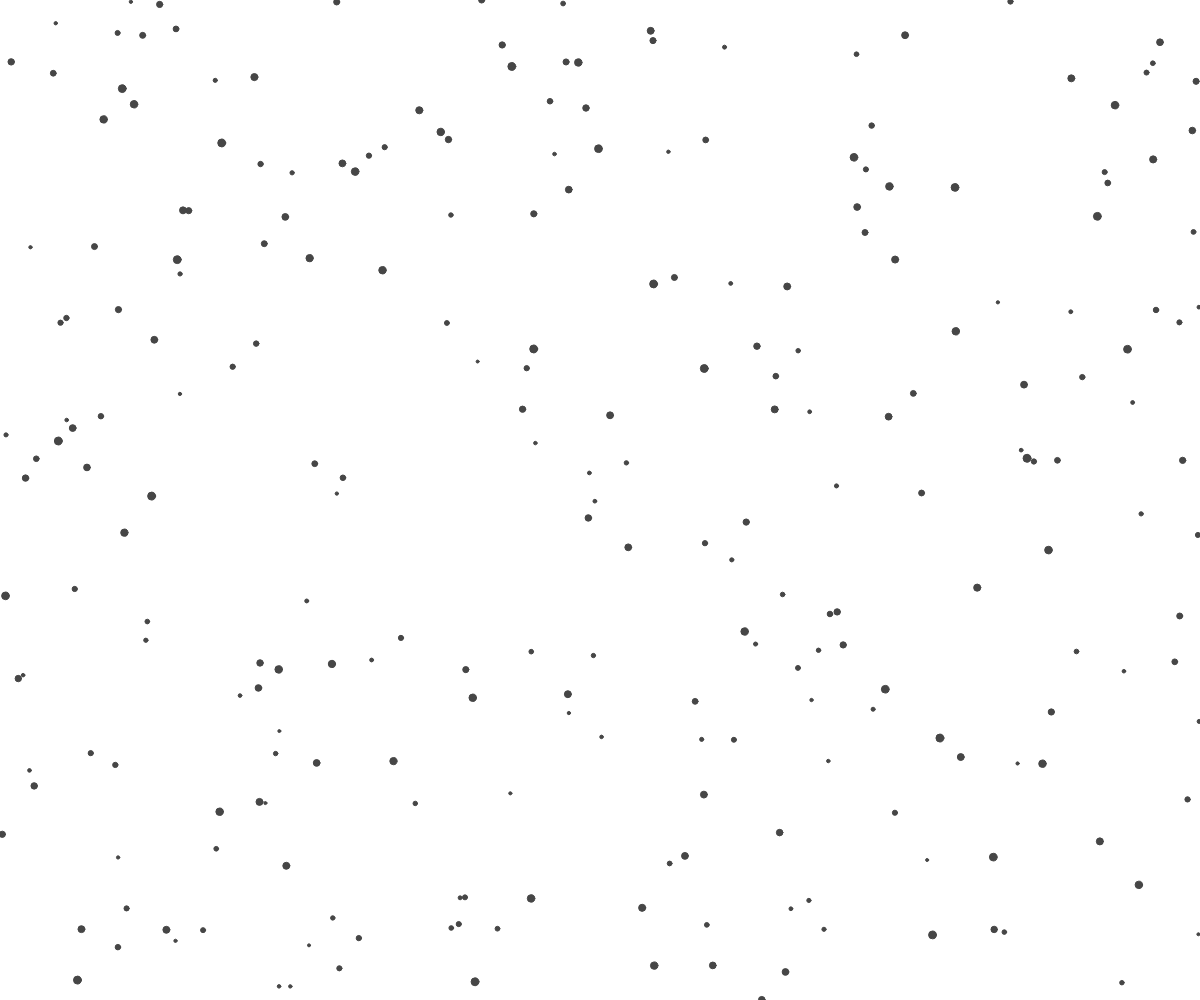
Frame 1 (no input)
Frame 60 (no input): identical to frame 1, image omitted
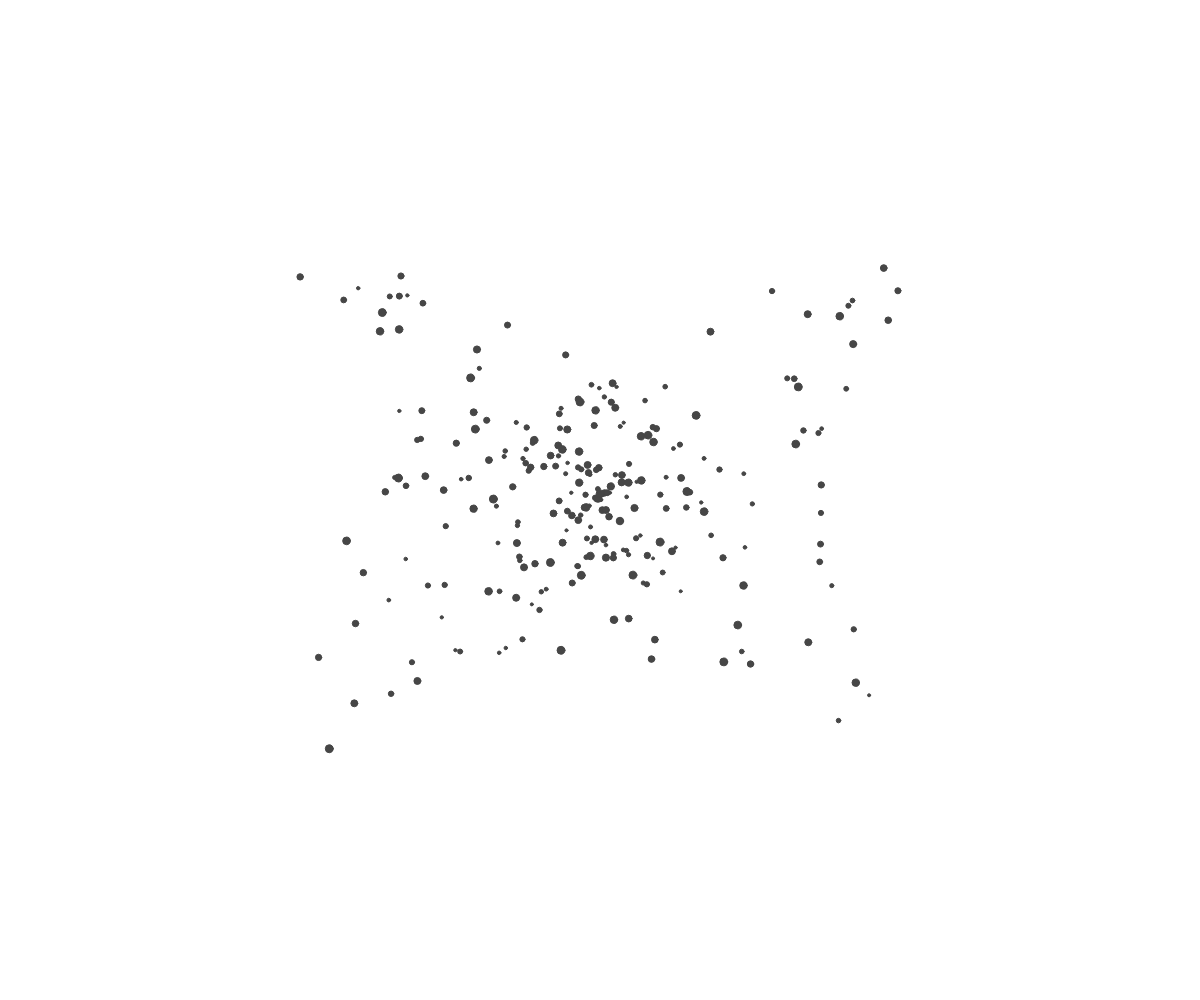
Frame 120 (the mouse pressed at the canvas centre since frame 60)

The p5.js sketch that drew these frames (run headless with seeded random() and noise() and a simulated clock; from frame 60 on, the mouse is pressed at the canvas centre):

// p5.js sketch
// ── sketch.js
//size of window
var WIDTH, HEIGHT;
//array of dots
var dots = [];
var size;
//location of pull
var centerOfGravity;
//time for random gravity
var n, lastUserClick;

function setup() {
	//init
	WIDTH = windowWidth;
	HEIGHT = windowHeight;
	createCanvas(WIDTH, HEIGHT);
	background(255);
	frameRate(30);
	//set size and create dots
	size = 250;
	for(var i=0;i<size;i++){
	  dots[i] = new Dot(random(WIDTH), random(HEIGHT), 1, 1);
	}
	n = lastUserClick = millis();
}

function draw() {
	background(255);
	for(var i=0;i<dots.length;i++){
		dots[i].update();
	}
	if(millis() - lastUserClick > 5250){
		centerOfGravity=null;
		lastUserClick = millis();
	}
	if(millis() - lastUserClick > 5000){
		n = millis();
		if(centerOfGravity==null){
			centerOfGravity = new p5.Vector(random(WIDTH), random(HEIGHT));
		}
	}
}

function windowResized(){
	resizeCanvas(windowWidth, windowHeight);
}

function mousePressed(){
	lastUserClick = millis();
	centerOfGravity = new p5.Vector(mouseX, mouseY);
}

function mouseReleased(){
	lastUserClick = millis()
	centerOfGravity = null;
}

function Dot(x, y){
	this.x = x;
	this.y = y;
	this.vx = 0;
	this.vy = 0;
	this.size = random(5)+3;
	this.color = 70;
	
	this.update = function(){
		this.collisionCheck();
		if(centerOfGravity!=null){
			var dx = this.x - centerOfGravity.x;
			var dy = this.y - centerOfGravity.y;
			var angle = atan2(dy, dx);
			this.vx -= cos(angle)/4;
			this.vy -= sin(angle)/4;
		}
		
		this.x+=this.vx;
		this.y+=this.vy;
		this.vx*=1-(this.size/100/5);
		this.vy*=1-(this.size/100/5);//friction is dependent on size
		this.draw();
	}
	
	this.draw = function(){
		stroke(this.color);
		fill(this.color);
		ellipse(this.x, this.y, this.size, this.size);
	}
	
	this.collisionCheck = function(){
		//if out of bounds, reverse vel and apply resistance
		if(this.x >= WIDTH || this.x <= 0){
			this.vx*=-0.95;
		}
		if(this.y >= HEIGHT || this.y <= 0){
			this.vy*=-0.95;
		}
	}
}
